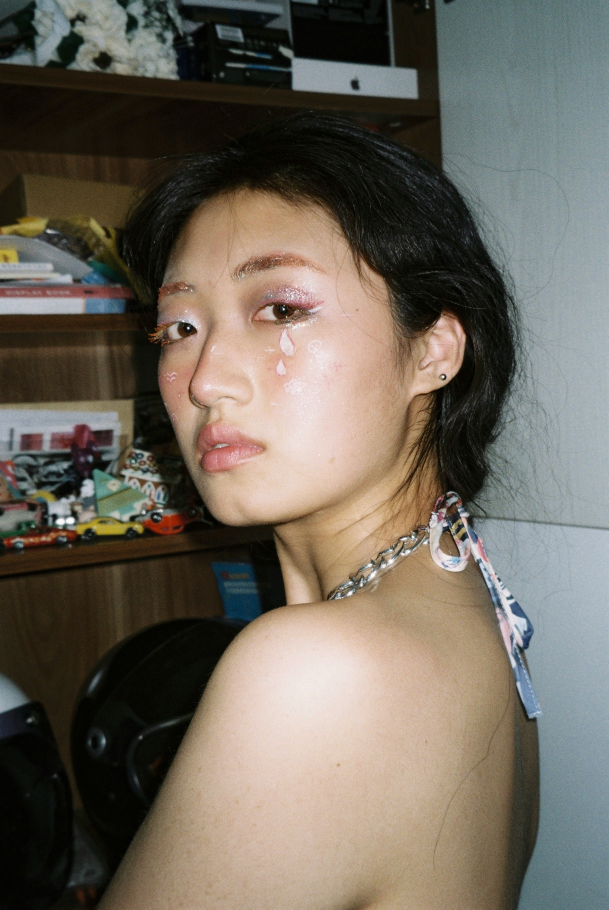
#> input picture 02_opencv/img/sample.jpg, 2433 x 3637 px (shown at 1/4 size)
$ python 02_opencv_exam.py
#> lines starting #> are read from the running program, lines starting #| are printed output that depends on the picture; after the words box and inside, x2 and y2 are one past the last pixel; in counts of white or black regions, pixels touching at a corner belong together
import cv2
import numpy as np
import matplotlib.pylab as plt

# @이미지 가져오기
img = cv2.imread('../img/sample.jpg')
#> img is the input picture: shape (3637, 2433, 3); mean B, G, R 92.5, 103.4, 110.6

# @이미지 리사이징
img = cv2.resize(img, dsize=None, fx=0.2, fy=0.2)
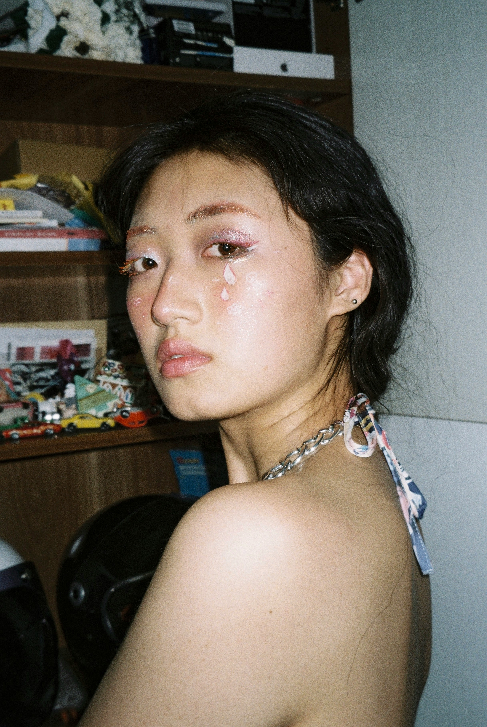
#> img: shape (727, 487, 3); mean B, G, R 92.6, 103.4, 110.7

# 이미지 크롭하기 위해 현재 사이즈 구함
h, w = img.shape[:2]
#> h = 727; w = 487
side = min(h, w)
#> side = 487
center_x, center_y = w // 2, h // 2
#> center_x = 243; center_y = 363
x1 = center_x - side // 2
#> x1 = 0
x2 = center_x + side // 2
#> x2 = 486
y1 = center_y - side // 2
#> y1 = 120
y2 = center_y + side // 2
#> y2 = 606

# @크롭된 이미지
crop = img[y1:y2, x1:x2].copy()
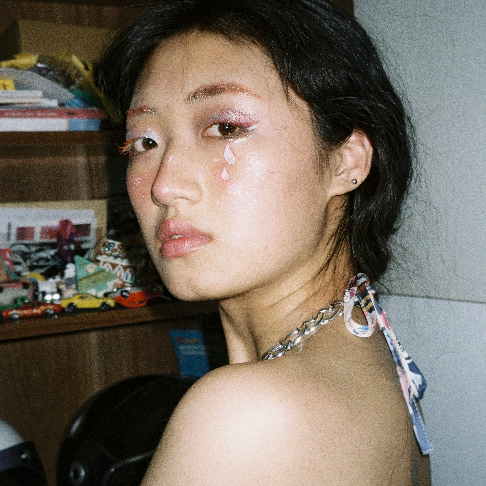
#> crop: shape (486, 486, 3); mean B, G, R 97.7, 109.5, 119.4

# @이미지 꾸미기 (cropped만 사용)
bgra = cv2.cvtColor(crop, cv2.COLOR_BGR2BGRA)  # 알파채널 추가
gray = cv2.cvtColor(crop, cv2.COLOR_BGR2GRAY)  # 흑백 변환
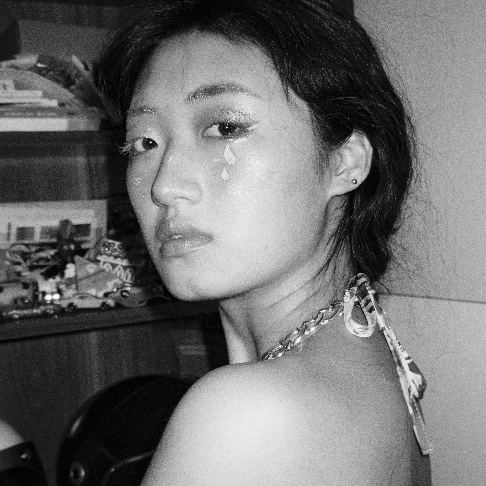
#> gray: shape (486, 486); min 0, max 254, mean 111.1

blk_size = 9
C = 5
adap = cv2.adaptiveThreshold(gray, 255, cv2.ADAPTIVE_THRESH_GAUSSIAN_C,
                             cv2.THRESH_BINARY, blk_size, C)
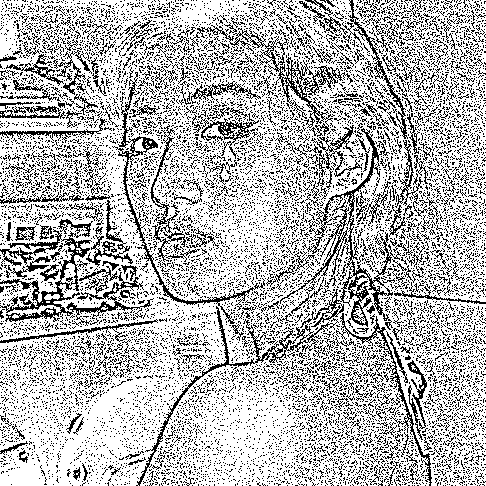
#> adap: shape (486, 486); 72.4% white; black in thin lines or dots

ret, thresh_cv_gray = cv2.threshold(gray, 127, 255, cv2.THRESH_BINARY)
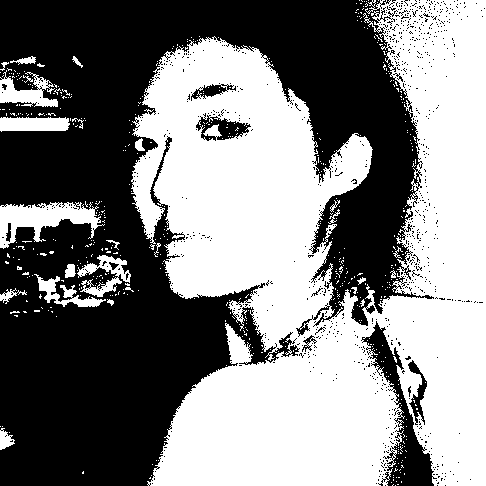
#> thresh_cv_gray: shape (486, 486); 50.9% white; 877 black regions (865 under 20 px), largest, box (x1, y1, x2, y2) and area: (0, 0, 434, 486) 109203, (361, 321, 437, 486) 3364, (196, 113, 251, 141) 699

ret, thresh_cv = cv2.threshold(crop, 127, 255, cv2.THRESH_BINARY)
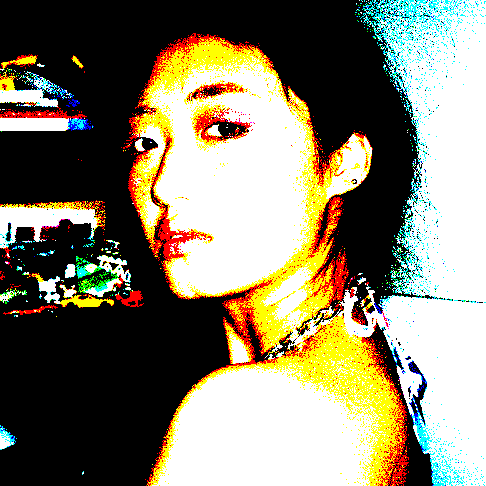
#> thresh_cv: shape (486, 486, 3); mean B, G, R 106.7, 128.6, 134.3

# @결과 출력
imgs = {
    'Original': crop,
    'BGRA': bgra,
    'Gray Scale': gray,
    'Threshold' : thresh_cv,
    'Gray Scalr Threshold' : thresh_cv_gray,
    'Adaptive Threshold': adap
}

for i, (key, value) in enumerate(imgs.items()):
    plt.subplot(3, 2, i + 1)
    plt.title(key)
    # 컬러는 RGB로 바꿔서 보여주고, 흑백은 그대로
    if len(value.shape) == 3 and value.shape[2] == 3:
        plt.imshow(cv2.cvtColor(value, cv2.COLOR_BGR2RGB))
    elif len(value.shape) == 3 and value.shape[2] == 4:
        plt.imshow(cv2.cvtColor(value, cv2.COLOR_BGRA2RGBA))
    else:
        plt.imshow(value, 'gray')
    plt.xticks([]), plt.yticks([])
#> this loop made 6 passes
#> key on passes 1 to 6: 'Original', 'BGRA', 'Gray Scale', 'Threshold', 'Gray Scalr Threshold', 'Adaptive Threshold'

plt.tight_layout()
plt.show()
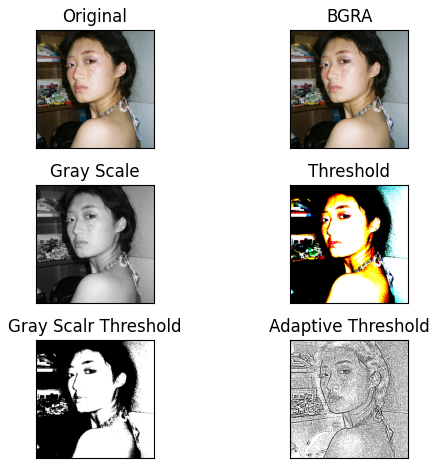
#> figure drawn by matplotlib, 6 panels

$ run again, with 02_opencv/img/yate.jpg copied over 02_opencv/img/sample.jpg
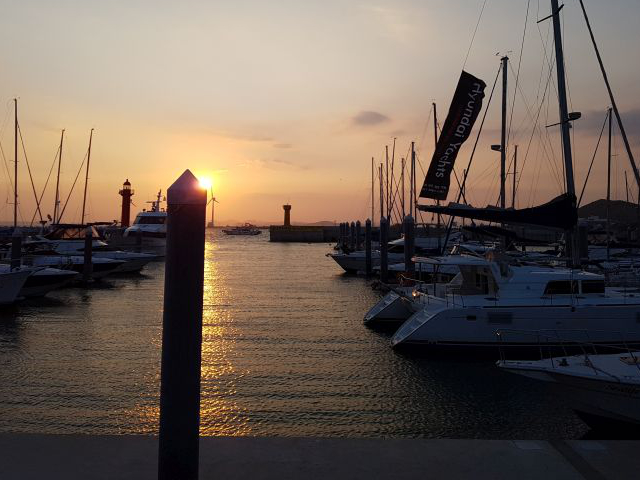
#> input picture 02_opencv/img/yate.jpg, 640 x 480 px
#> img is the input picture: shape (480, 640, 3); mean B, G, R 84.6, 95, 109.1
#> img: shape (96, 128, 3)
#> `adap = cv2.adaptiveThreshold(gray, 255, cv2.ADAPTIVE_THRESH_GAUSSIAN_C..`:
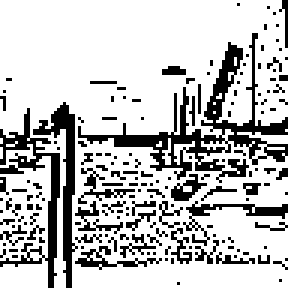
#> adap: shape (96, 96) (shown 3 times larger); 76% white; black in thin lines or dots
#> thresh_cv_gray: shape (96, 96); 42.1% white; 27 white regions (24 under 20 px), largest, box (x1, y1, x2, y2) and area: (0, 0, 96, 45) 3564, (24, 46, 43, 76) 188, (85, 27, 96, 38) 77
#> `ret, thresh_cv = cv2.threshold(crop, 127, 255, cv2.THRESH_BINARY)`:
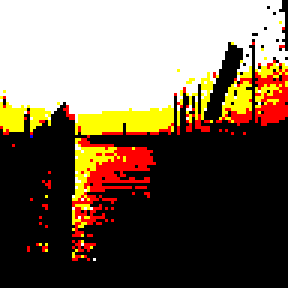
#> thresh_cv: shape (96, 96, 3) (shown 3 times larger); mean B, G, R 83.1, 102.5, 119.2
#> the loop `for i, (key, value) in enumerate(imgs.items()):` made 6 passes
#> key on passes 1 to 6: 'Original', 'BGRA', 'Gray Scale', 'Threshold', 'Gray Scalr Threshold', 'Adaptive Threshold'

$ run again, with 02_opencv/img/like_lenna.png saved as 02_opencv/img/sample.jpg
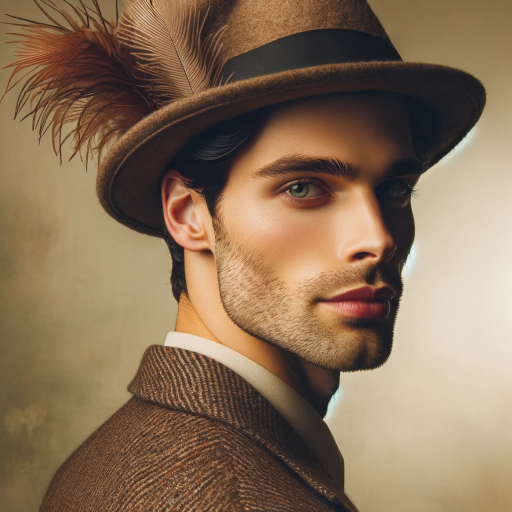
#> input picture 02_opencv/img/like_lenna.png, 1024 x 1024 px (shown at 1/2 size)
#> img is the input picture: shape (1024, 1024, 3); mean B, G, R 87.6, 112.3, 136.5
#> img: shape (205, 205, 3)
#> `adap = cv2.adaptiveThreshold(gray, 255, cv2.ADAPTIVE_THRESH_GAUSSIAN_C..`:
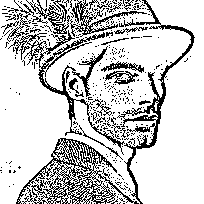
#> adap: shape (204, 204); 79.1% white; black in thin lines or dots
#> thresh_cv_gray: shape (204, 204); 44.6% white; 246 white regions (238 under 20 px), largest, box (x1, y1, x2, y2) and area: (0, 25, 154, 174) 9403, (129, 18, 204, 204) 8184, (50, 0, 74, 25) 212
#> `ret, thresh_cv = cv2.threshold(crop, 127, 255, cv2.THRESH_BINARY)`:
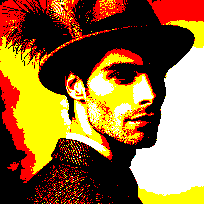
#> thresh_cv: shape (204, 204, 3); mean B, G, R 53.8, 107, 147.9
#> the loop `for i, (key, value) in enumerate(imgs.items()):` made 6 passes
#> key on passes 1 to 6: 'Original', 'BGRA', 'Gray Scale', 'Threshold', 'Gray Scalr Threshold', 'Adaptive Threshold'
